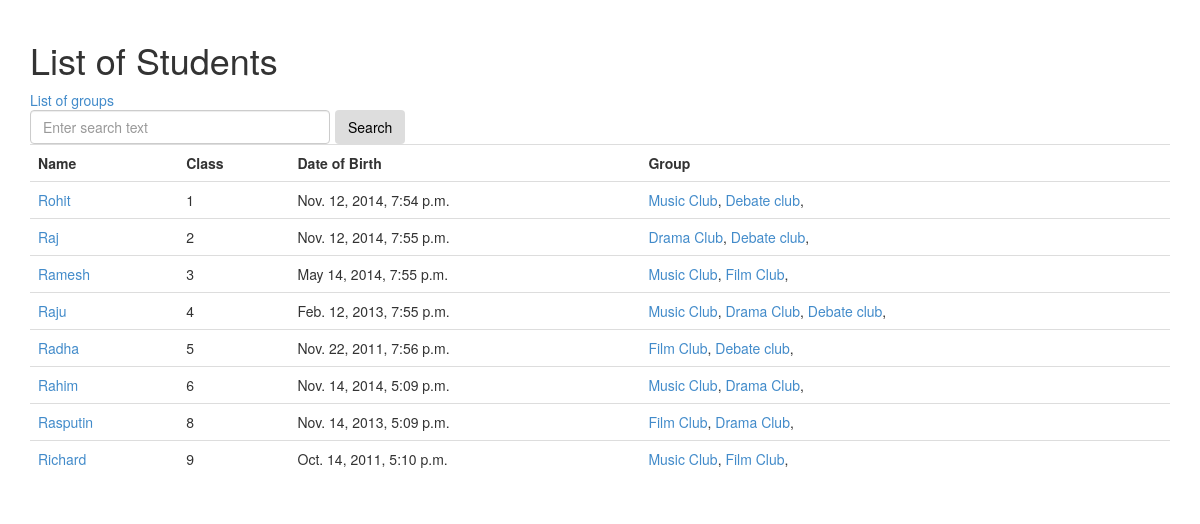
The page /students/ on the database its author committed.
### students/models.py (models this page shows, shortened)
class Student(models.Model):
    name = models.CharField(max_length=200)
    date_of_birth = models.DateTimeField()
    student_class = models.IntegerField('Class')

class Group(models.Model):
    students = models.ManyToManyField(Student)
    name = models.CharField(max_length=200)

### students/views.py (the view)
def index(request):
    if request.method == 'POST':
        student_list = Student.objects.filter(name__startswith=request.POST['search']).order_by('id')[:50]
        context = {'student_list': student_list, 'search' :request.POST['search']}
    else:
        student_list = Student.objects.all().order_by('id')[:50]
        context = {'student_list': student_list}
    return render(request, 'students/index.html', context)

### students/templates/students/index.html (shortened to what this page needs)
{% load staticfiles %}
<link rel="stylesheet" type="text/css" href="{% static 'students/bootstrap.min.css' %}" />
<div class = 'container'>
    <h1>List of Students</h1>
    <a href = '{% url 'students:groups' %}'>List of groups </a>
    <form action="{% url 'students:index' %}" method="post">
        <input type="text" name="search" id="search" placeholder="Enter search text" class = 'form-control' value = '{{ search }}'>
        <input class = 'btn' type="submit" value="Search" />
    </form>
    {% if student_list %}
    <table class = 'table'>
        <tr>
            <th>Name</th>
            <th>Class</th>
            <th>Date of Birth</th>
            <th>Group</th>
        </tr>
        {% for student in student_list %}
        <tr>
            <td>
                <a href="{% url 'students:detail' student.id %}">{{ student.name }}</a>
            </td>
            <td>{{ student.student_class }}</td>
            <td>{{ student.date_of_birth }}</td>
            <td>
                {% for group in student.group_set.all %}
                <a href="{% url 'students:group_detail' group.id %}">{{ group.name }}</a>,
                {% endfor %}
            </td>
        </tr>
        {% endfor %}
    </table>
    {% else %}
    <p>No student data available.</p>
    {% endif %}
</div>

### students/templates/students/index.html (style rules this page uses)
.container { margin: 20px; }
table { font-size: 14px; margin-top: 30px; }
#search { width: 300px; float:left; }
.btn { background-color: #dddddd; color:black; float :left; margin-left: 5px; }

### rows shown on the page
Student: name "Rohit", student_class "1", date_of_birth "Nov. 12, 2014, 7:54 p.m."
Group: name "Music Club"
Group: name "Debate club"
Student: name "Raj", student_class "2", date_of_birth "Nov. 12, 2014, 7:55 p.m."
Group: name "Drama Club"
Student: name "Ramesh", student_class "3", date_of_birth "May 14, 2014, 7:55 p.m."
Group: name "Film Club"
Student: name "Raju", student_class "4", date_of_birth "Feb. 12, 2013, 7:55 p.m."
Student: name "Radha", student_class "5", date_of_birth "Nov. 22, 2011, 7:56 p.m."
Student: name "Rahim", student_class "6", date_of_birth "Nov. 14, 2014, 5:09 p.m."
Student: name "Rasputin", student_class "8", date_of_birth "Nov. 14, 2013, 5:09 p.m."
Student: name "Richard", student_class "9", date_of_birth "Oct. 14, 2011, 5:10 p.m."
